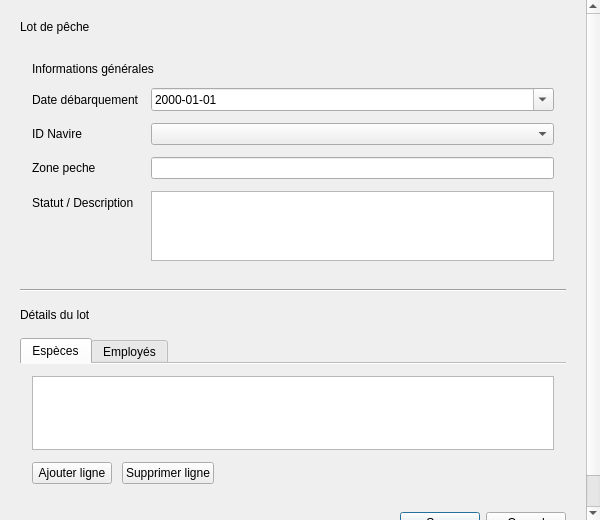
<?xml version="1.0" encoding="UTF-8"?>
<ui version="4.0">
 <class>PecheCrudDialog</class>
 <widget class="QDialog" name="PecheCrudDialog">
  <property name="geometry">
   <rect>
    <x>0</x>
    <y>0</y>
    <width>600</width>
    <height>520</height>
   </rect>
  </property>
  <property name="minimumSize">
   <size>
    <width>600</width>
    <height>520</height>
   </size>
  </property>
  <property name="windowTitle">
   <string>Lot de pêche</string>
  </property>
  <layout class="QVBoxLayout" name="mainLayout">
   <property name="spacing">
    <number>0</number>
   </property>
   <property name="leftMargin">
    <number>0</number>
   </property>
   <property name="topMargin">
    <number>0</number>
   </property>
   <property name="rightMargin">
    <number>0</number>
   </property>
   <property name="bottomMargin">
    <number>0</number>
   </property>
   <item>
    <widget class="QScrollArea" name="scrollArea">
     <property name="frameShape">
      <enum>QFrame::NoFrame</enum>
     </property>
     <property name="widgetResizable">
      <bool>true</bool>
     </property>
     <widget class="QWidget" name="scrollAreaWidgetContents">
      <property name="geometry">
       <rect>
        <x>0</x>
        <y>0</y>
        <width>660</width>
        <height>820</height>
       </rect>
      </property>
      <layout class="QVBoxLayout" name="scrollLayout">
       <property name="spacing">
        <number>16</number>
       </property>
       <property name="leftMargin">
        <number>20</number>
       </property>
       <property name="topMargin">
        <number>20</number>
       </property>
       <property name="rightMargin">
        <number>20</number>
       </property>
       <property name="bottomMargin">
        <number>20</number>
       </property>
       <item>
        <widget class="QLabel" name="labelTitle">
         <property name="text">
          <string>Lot de pêche</string>
         </property>
        </widget>
       </item>
       <item>
        <widget class="QFrame" name="formFrame">
         <property name="frameShape">
          <enum>QFrame::NoFrame</enum>
         </property>
         <layout class="QVBoxLayout" name="formFrameLayout">
          <property name="spacing">
           <number>12</number>
          </property>
          <property name="leftMargin">
           <number>12</number>
          </property>
          <property name="topMargin">
           <number>12</number>
          </property>
          <property name="rightMargin">
           <number>12</number>
          </property>
          <property name="bottomMargin">
           <number>12</number>
          </property>
          <item>
           <widget class="QLabel" name="labelSectionForm">
            <property name="text">
             <string>Informations générales</string>
            </property>
           </widget>
          </item>
          <item>
           <layout class="QFormLayout" name="formLayout">
            <property name="horizontalSpacing">
             <number>12</number>
            </property>
            <property name="verticalSpacing">
             <number>12</number>
            </property>
            <property name="fieldGrowthPolicy">
             <enum>QFormLayout::AllNonFixedFieldsGrow</enum>
            </property>
            <property name="labelAlignment">
             <set>Qt::AlignLeft|Qt::AlignVCenter</set>
            </property>
            <item row="0" column="0">
             <widget class="QLabel" name="labelDate">
              <property name="text">
               <string>Date débarquement</string>
              </property>
             </widget>
            </item>
            <item row="0" column="1">
             <widget class="QDateEdit" name="datePecheEdit">
              <property name="calendarPopup">
               <bool>true</bool>
              </property>
              <property name="displayFormat">
               <string>yyyy-MM-dd</string>
              </property>
             </widget>
            </item>
            <item row="1" column="0">
             <widget class="QLabel" name="labelNavire">
              <property name="text">
               <string>ID Navire</string>
              </property>
             </widget>
            </item>
            <item row="1" column="1">
             <widget class="QComboBox" name="comboIdNavire"/>
            </item>
            <item row="2" column="0">
             <widget class="QLabel" name="labelZone">
              <property name="text">
               <string>Zone peche</string>
              </property>
             </widget>
            </item>
            <item row="2" column="1">
             <widget class="QLineEdit" name="lineZonePeche"/>
            </item>
            <item row="3" column="0">
             <widget class="QLabel" name="labelDescription">
              <property name="text">
               <string>Statut / Description</string>
              </property>
             </widget>
            </item>
            <item row="3" column="1">
             <widget class="QPlainTextEdit" name="plainDescription">
              <property name="minimumHeight">
               <number>80</number>
              </property>
             </widget>
            </item>
           </layout>
          </item>
         </layout>
        </widget>
       </item>
       <item>
        <widget class="QFrame" name="dividerLine">
         <property name="frameShape">
          <enum>QFrame::HLine</enum>
         </property>
         <property name="frameShadow">
          <enum>QFrame::Sunken</enum>
         </property>
        </widget>
       </item>
       <item>
        <widget class="QLabel" name="labelSectionDetails">
         <property name="text">
          <string>Détails du lot</string>
         </property>
        </widget>
       </item>
       <item>
        <widget class="QTabWidget" name="tabWidget">
         <property name="currentIndex">
          <number>0</number>
         </property>
         <property name="documentMode">
          <bool>true</bool>
         </property>
         <widget class="QWidget" name="tabEspeces">
          <attribute name="title">
           <string>Espèces</string>
          </attribute>
          <layout class="QVBoxLayout" name="tabEspecesLayout">
           <property name="spacing">
            <number>12</number>
           </property>
           <property name="leftMargin">
            <number>12</number>
           </property>
           <property name="topMargin">
            <number>12</number>
           </property>
           <property name="rightMargin">
            <number>12</number>
           </property>
           <property name="bottomMargin">
            <number>12</number>
           </property>
           <item>
            <widget class="QTableWidget" name="tableEspeces">
             <property name="minimumHeight">
              <number>240</number>
             </property>
            </widget>
           </item>
           <item>
            <layout class="QHBoxLayout" name="layoutEspecesButtons">
             <property name="spacing">
              <number>10</number>
             </property>
             <item>
              <widget class="QPushButton" name="btnAddEspeceRow">
               <property name="text">
                <string>Ajouter ligne</string>
               </property>
              </widget>
             </item>
             <item>
              <widget class="QPushButton" name="btnRemoveEspeceRow">
               <property name="text">
                <string>Supprimer ligne</string>
               </property>
              </widget>
             </item>
             <item>
              <spacer name="spacerEspeces">
               <property name="orientation">
                <enum>Qt::Horizontal</enum>
               </property>
               <property name="sizeHint" stdset="0">
                <size>
                 <width>40</width>
                 <height>20</height>
                </size>
               </property>
              </spacer>
             </item>
            </layout>
           </item>
          </layout>
         </widget>
         <widget class="QWidget" name="tabEmployes">
          <attribute name="title">
           <string>Employés</string>
          </attribute>
          <layout class="QVBoxLayout" name="tabEmployesLayout">
           <property name="spacing">
            <number>12</number>
           </property>
           <property name="leftMargin">
            <number>12</number>
           </property>
           <property name="topMargin">
            <number>12</number>
           </property>
           <property name="rightMargin">
            <number>12</number>
           </property>
           <property name="bottomMargin">
            <number>12</number>
           </property>
           <item>
            <widget class="QTableWidget" name="tableEmployes">
             <property name="minimumHeight">
              <number>240</number>
             </property>
            </widget>
           </item>
           <item>
            <layout class="QHBoxLayout" name="layoutEmployesButtons">
             <property name="spacing">
              <number>10</number>
             </property>
             <item>
              <widget class="QPushButton" name="btnAddEmployeRow">
               <property name="text">
                <string>Ajouter ligne</string>
               </property>
              </widget>
             </item>
             <item>
              <widget class="QPushButton" name="btnRemoveEmployeRow">
               <property name="text">
                <string>Supprimer ligne</string>
               </property>
              </widget>
             </item>
             <item>
              <spacer name="spacerEmployes">
               <property name="orientation">
                <enum>Qt::Horizontal</enum>
               </property>
               <property name="sizeHint" stdset="0">
                <size>
                 <width>40</width>
                 <height>20</height>
                </size>
               </property>
              </spacer>
             </item>
            </layout>
           </item>
          </layout>
         </widget>
        </widget>
       </item>
       <item>
        <widget class="QDialogButtonBox" name="buttonBox">
         <property name="standardButtons">
          <set>QDialogButtonBox::Cancel|QDialogButtonBox::Save</set>
         </property>
        </widget>
       </item>
      </layout>
     </widget>
    </widget>
   </item>
  </layout>
 </widget>
 <resources/>
 <connections/>
</ui>
